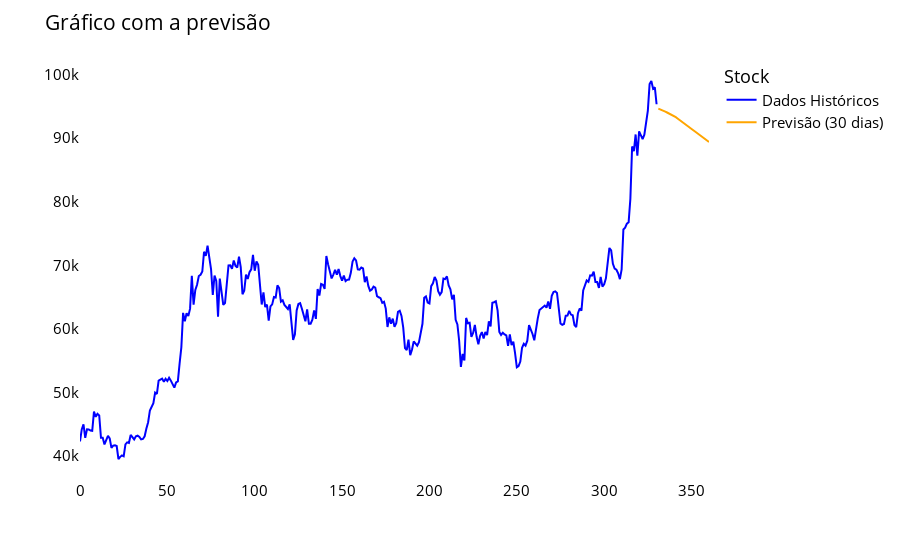

Notebook code cell kept with this figure:
### Markdown cell above
<h2>Prevê o valor do Bitcoin para os proximos 30 dias</h2>

### Code cell
lstmdf = closed_date_df.tolist()
lstmdf.extend((np.array(lst_output).reshape(-1, 1)).tolist())
#recupera os valores originais de preço,
lstmdf = scaler.inverse_transform(lstmdf).reshape(1, -1).tolist()[0]

historical_data = lstmdf[:-30]  
forecast_data = lstmdf[-30:]   

grap = px.line(labels={"value": "Stock", "index": "Timestamp"})
grap.add_scatter(x=list(range(len(historical_data))), y=historical_data, mode='lines', name='Dados Históricos', line=dict(color='blue'))
grap.add_scatter(x=list(range(len(historical_data), len(lstmdf))), y=forecast_data, mode='lines', name='Previsão (30 dias)', line=dict(color='orange'))
grap.update_layout(
    title_text="Gráfico com a previsão",
    plot_bgcolor="white",
    font_size=15,
    font_color="black",
    legend_title_text="Stock"
)
grap.update_xaxes(showgrid=False)
grap.update_yaxes(showgrid=False)
grap.show()

### Figure 1 — Plotly figure (JSON) as saved in the notebook; plotly's stock layout.template omitted (floating-point values rounded to 4 significant figures; data arrays with more than 128 entries replaced by an {"elided": "..."} marker saying what was removed)
{"data": [{"hovertemplate": "<extra></extra>", "legendgroup": "", "line": {"color": "#636efa", "dash": "solid"}, "marker": {"symbol": "circle"}, "mode": "lines", "name": "", "orientation": "v", "showlegend": false, "type": "scatter", "xaxis": "x", "yaxis": "y"}, {"line": {"color": "blue"}, "mode": "lines", "name": "Dados Históricos", "type": "scatter", "x": {"elided": "331 int values"}, "y": {"elided": "331 float values"}}, {"line": {"color": "orange"}, "mode": "lines", "name": "Previsão (30 dias)", "type": "scatter", "x": [331, 332, 333, 334, 335, 336, 337, 338, 339, 340, 341, 342, 343, 344, 345, 346, 347, 348, 349, 350, 351, 352, 353, 354, 355, 356, 357, 358, 359, 360], "y": [94650.0, 94500.0, 94390.0, 94270.0, 94170.0, 94040.0, 93900.0, 93770.0, 93640.0, 93480.0, 93300.0, 93090.0, 92870.0, 92660.0, 92440.0, 92240.0, 92050.0, 91850.0, 91650.0, 91460.0, 91260.0, 91060.0, 90850.0, 90650.0, 90450.0, 90240.0, 90030.0, 89830.0, 89620.0, 89410.0]}], "layout": {"font": {"color": "black", "size": 15}, "legend": {"title": {"text": "Stock"}, "tracegroupgap": 0}, "margin": {"t": 60}, "plot_bgcolor": "white", "title": {"text": "Gráfico com a previsão"}, "xaxis": {"anchor": "y", "domain": [0, 1], "showgrid": false}, "yaxis": {"anchor": "x", "domain": [0, 1], "showgrid": false}}}
